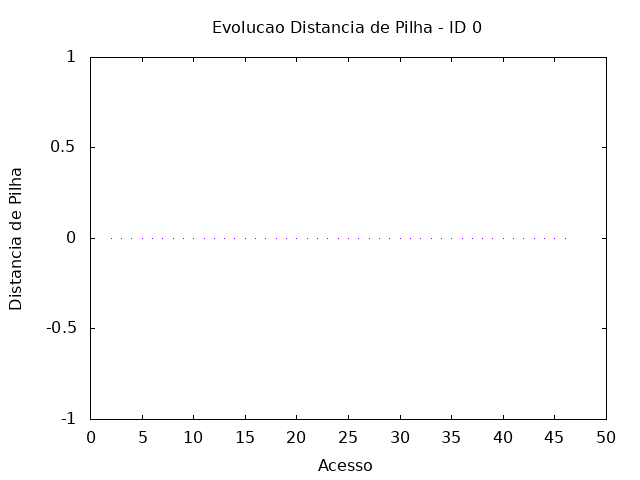

The gnuplot source for this figure:
set term png
set output "../tmp/out/arvorelog-distp-0.png"
set title "Evolucao Distancia de Pilha - ID 0"
set xlabel "Acesso"
set ylabel "Distancia de Pilha"
plot "../tmp/out/arvorelog-acesso-2-0.gpdat" u 2:5 w impulses t ""
